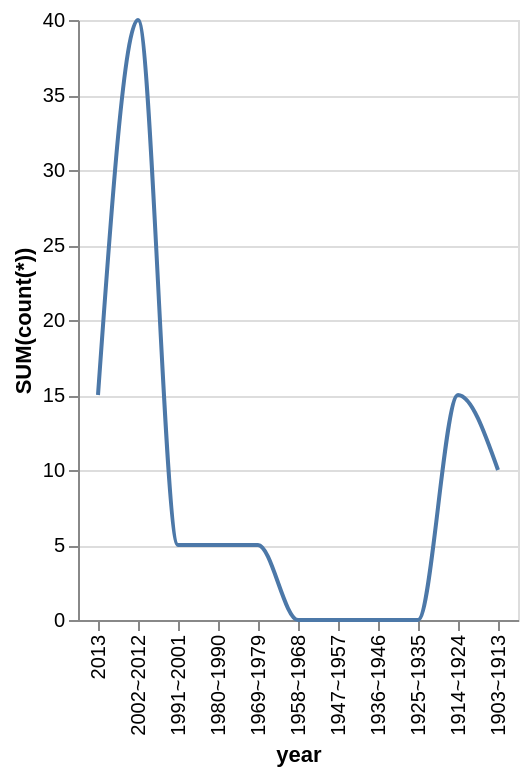

Write a Vega-Lite specification for this figure.
### Vega-Lite specification from a JSON file in a GitHub repository (floating-point values rounded to 4 significant figures)
{"data": {"values": [{"x_data": "2013", "y_data": 15}, {"x_data": "2002~2012", "y_data": 40}, {"x_data": "1991~2001", "y_data": 5}, {"x_data": "1980~1990", "y_data": 5}, {"x_data": "1969~1979", "y_data": 5}, {"x_data": "1958~1968", "y_data": 0}, {"x_data": "1947~1957", "y_data": 0}, {"x_data": "1936~1946", "y_data": 0}, {"x_data": "1925~1935", "y_data": 0}, {"x_data": "1914~1924", "y_data": 15}, {"x_data": "1903~1913", "y_data": 10}]}, "mark": {"type": "line", "interpolate": "monotone"}, "encoding": {"x": {"field": "x_data", "type": "nominal", "title": "year", "sort": "descending"}, "y": {"field": "y_data", "type": "quantitative", "title": "SUM(count(*))"}}}
